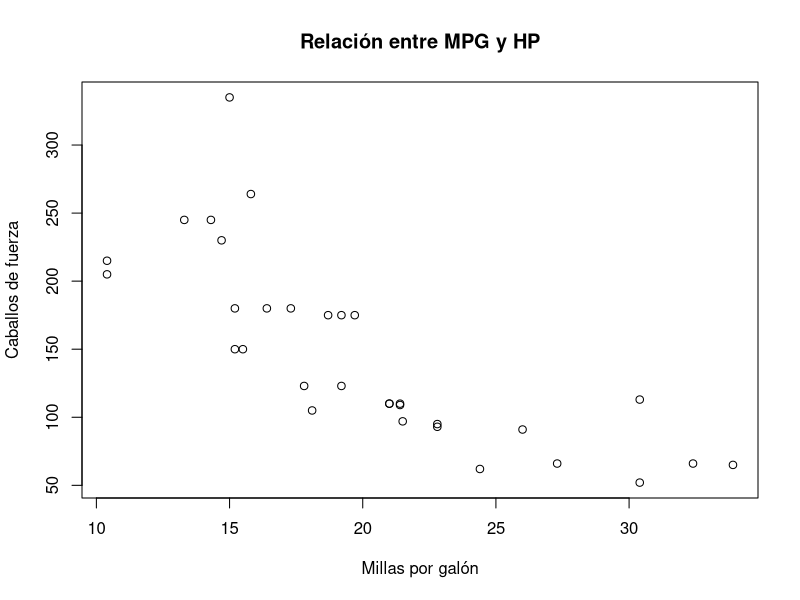

Source code (R):
## ---- chunk 1
library(dplyr)

## ---- chunk 2
        gadgets <- c("Batarang", "Batmobile", "Grapple Gun")

## ---- chunk 3
bat_gear <- data.frame(
  gadget = c("Batarang", "Batmobile", "Grapple Gun"),
  cantidad = c(5, 1, 3)
)

## ---- chunk 4
bat_lista <- list("Batarang", 42, TRUE)

## ---- chunk 5
5 + 7 

## ---- chunk 6
5 > 3  # Verdadero (TRUE)

## ---- chunk 7
gadgets[1]

## ---- chunk 8
data(mtcars)
head(mtcars)  # Ver las primeras filas del dataset
## ---- chunk 9
plot(mtcars$mpg, mtcars$hp, main="Relación entre MPG y HP", xlab="Millas por galón", ylab="Caballos de fuerza")
